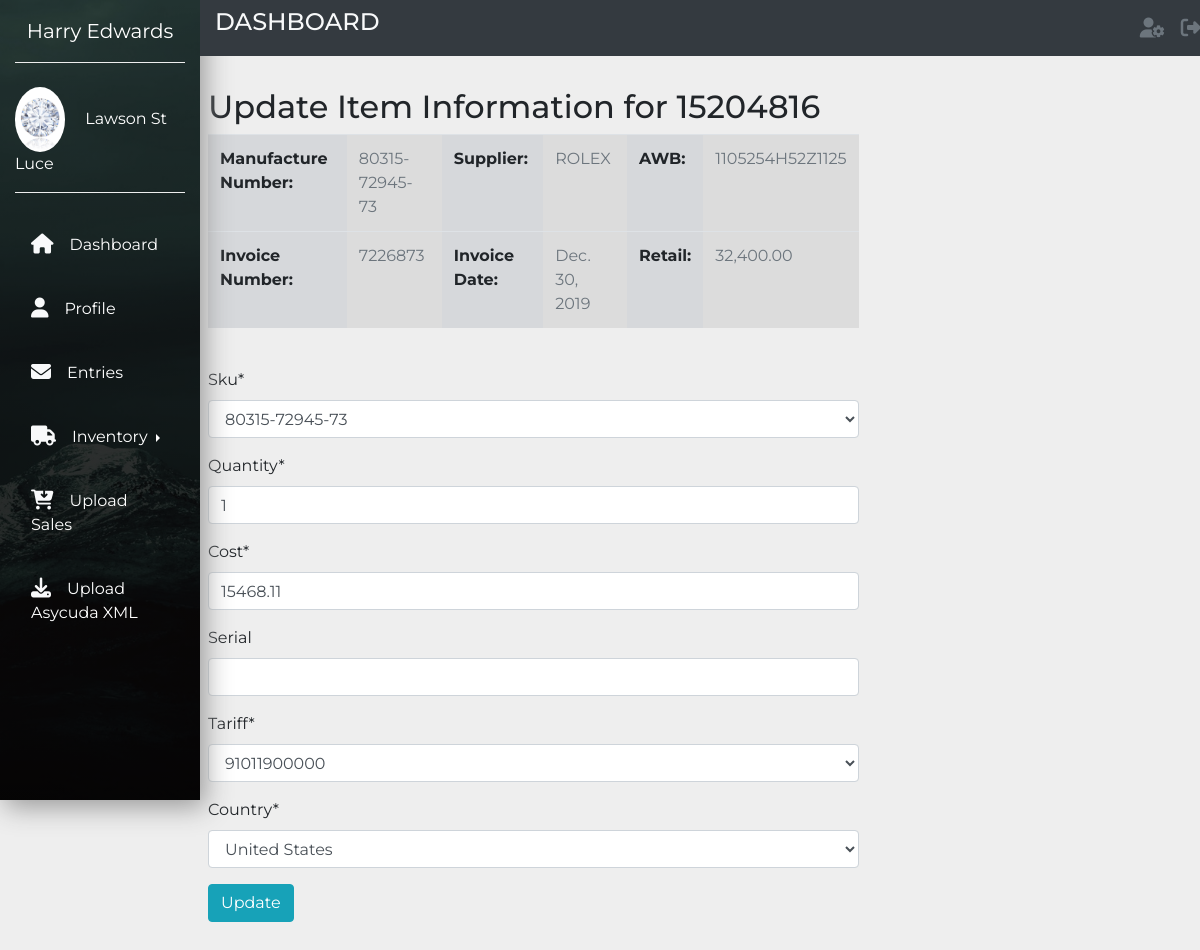
Page /inventory/entry/update_item/1 (signed in) on the committed database.
### account/models.py (models this page shows, shortened)
class Profile(models.Model):
    user = models.OneToOneField(settings.AUTH_USER_MODEL,
                                on_delete=models.CASCADE)
    nic = models.PositiveIntegerField(blank=True, null=True)
    paye = models.CharField(max_length=4, blank=True, null=True)
    birth_date = models.DateField(blank=True, null=True)
    date_hired = models.DateField(blank=True, null=True)
    photo = models.ImageField(upload_to=get_directory_path, blank=True)

### inventory/models.py (models this page shows, shortened)
class Inventory(models.Model):
    entry = models.ForeignKey(Entry,
                               related_name='Entries',
                               on_delete=models.CASCADE)
    sku = models.ForeignKey(Catalogue,
                            related_name='inventories',
                            on_delete=models.CASCADE)
    internalsku = models.CharField(max_length=10)
    cost = models.DecimalField(max_digits=10, decimal_places=2,\
                              validators=[MinValueValidator('0.01'),])
    cif = models.DecimalField(max_digits=10, decimal_places=2, blank=True, null=True)
    country = models.ForeignKey(Country, default=238,
                                on_delete=models.CASCADE)
    tariff = models.ForeignKey(Tariff,
                               related_name='inventories',
                               on_delete=models.CASCADE)
    quantity = models.SmallIntegerField(default=1)
    serial = models.CharField(max_length=50, blank=True, null=True)
    consignment = models.BooleanField(default=False)
    duty = models.DecimalField(max_digits=10, decimal_places=2, blank=True, null=True)
    approved = models.BooleanField(default=False)

class Catalogue(models.Model):
    sku = models.CharField(max_length=200)
    description = models.CharField(max_length=200)
    department = models.ForeignKey(Department,
                                   related_name='catalogues',
                                   on_delete=models.CASCADE)
    retail = models.DecimalField(max_digits=10, decimal_places=2)
    introduced = models.DateField(blank=True, null=True)
    active = models.BooleanField(default=True)
    supplier = models.ForeignKey(Supplier,
                                 related_name='catalogues',
                                 on_delete=models.CASCADE)
    class Meta:
        unique_together = ('sku', 'supplier')
        indexes = [
            models.Index(fields=['sku']),
            ]
    def __str__(self):
        return self.sku

class Supplier(models.Model):
    name = models.CharField(max_length=100, unique=True)
    code = models.CharField(max_length=3, unique=True)
    class Meta:
        ordering = ('name',)
    def __str__(self):
        return self.name

class Entry(models.Model):
    batch_ID = models.SmallIntegerField(unique=True)
    shipment_type = models.ForeignKey(ShipmentType,
                            related_name='shipment_types',
                            on_delete=models.CASCADE)
    LOCATION = (('GRE', 'GRENADA'), ('SLU', 'ST. LUCIA'))
    location = models.CharField(max_length=3, choices=LOCATION, default='SLU')
    warehousing = models.SmallIntegerField()
    invoice_number = models.CharField(max_length=150)
    cost = models.DecimalField(max_digits=10, decimal_places=2, default=0.00)
    cif = models.DecimalField(max_digits=10, decimal_places=2, default=0.00)
    supplier = models.ForeignKey(Supplier, on_delete=models.CASCADE)
    shipper = models.ForeignKey(Shipper, on_delete=models.CASCADE)
    awb = models.CharField(max_length=50, blank=True, null=True)
    invoice_date = models.DateField(blank=True, null=True)
    STATUS_CHOICE = (
        ('PEN', 'PENDING'),
        ('CUS', 'AWAITING CUSTOMS'),
        ('COM', 'COMPLETED')
    )
    status = models.CharField(max_length=3, choices=STATUS_CHOICE, default='PEN')
    serialized = models.BooleanField(default=True)
    weight = models.FloatField(blank=True, null=True, verbose_name="Weight in (KG)")
    items = models.PositiveIntegerField(blank=True, null=True)
    created_date = models.DateTimeField(db_index=True, default=datetime.datetime.now)
    entered_date = models.DateField(blank=True, null=True)
    cleared_date = models.DateField(blank=True, null=True)
    racked_date = models.DateField(blank=True, null=True)
    posted_date = models.DateField(blank=True, null=True)
    class Meta:
        ordering = ('batch_ID',)

### inventory/views.py (the view)
# urls.py: path('entry/update_item/<int:pk>', views.item_update_view,
@login_required
def item_update_view(request, pk):
    item_id = pk
    item = get_object_or_404(Inventory, id=item_id)
    sup_id = item.entry.supplier.id
    data = {'quantity': item.quantity, 'country': item.country,
            'tariff': item.tariff, 'cost': item.cost, 'sku':item.sku }
    form = ItemUpdateForm(sup_id, request.POST or None, initial=data)
    context ={'item': item, 'form':form}
    if request.method == 'POST':
        try:
            item.cost = request.POST['cost']
            item.quantity = request.POST['quantity']
            item.tariff = get_object_or_404(Tariff, id=request.POST['tariff'])
            item.country = get_object_or_404(Country, id=request.POST['country'])
            item.serial = request.POST['serial']
        except:
            messages.error(request, 'Please check your form inputs.')
        if int(item.quantity) > 0:
            if type(item.cost)==float or int:
                item.save()
                return redirect("add_inventory", pk=item.entry.batch_ID)
            else:
                messages.error(request,\
                    'The information entered is not valid \
                    please review.')
        else:
            messages.error(request,\
                'The quantity entered must be greater than 1')
    else:
        form = ItemUpdateForm
    return render(request, 'inventory/entry/inventory_update_form.html', context)

### inventory/forms.py
class ItemUpdateForm(forms.ModelForm):
    class Meta:
        model = Inventory
        fields = ['sku', 'quantity','cost','serial', 'tariff', 'country']
    def __init__(self, sup_id, *args, **kwargs):
        super(ItemUpdateForm, self).__init__(*args, **kwargs)
        self.fields['sku'].queryset = Catalogue.objects.filter(supplier=sup_id)

### inventory/models.py (called while the page is built)
    def __str__(self):
        return self.name

    def __str__(self):
        return self.code

### inventory/templates/inventory/entry/inventory_update_form.html (shortened to what this page needs)
{% extends "base.html" %}
{% load crispy_forms_tags %}
{% load humanize %}
{% block content %}
<div class="row pt-md-5 mt-md-3 mb-5">
    <div class="col-xl-8 col-sm-3 p-2">
<h2>Update Item Information for {{item.internalsku}}</h2>
<table class="table">
    <tr>
        <td class="table-secondary font-weight-bolder">Manufacture Number:</td>
        <td class="table-active text-muted">{{item.sku}}</td>
        <td class="table-secondary font-weight-bolder">Supplier:</td>
        <td class="table-active text-muted">{{item.sku.supplier}}</td>
        <td class="table-secondary font-weight-bolder">AWB:</td>
        <td class="table-active text-muted">{{item.entry.awb}}</td>
    </tr>
    <tr>
        <td class="table-secondary font-weight-bolder">Invoice Number:</td>
        <td class="table-active text-muted">{{item.entry.invoice_number}}</td>
        <td class="table-secondary font-weight-bolder">Invoice Date:</td>
        <td class="table-active text-muted">{{item.entry.invoice_date}}</td>
        <td class="table-secondary font-weight-bolder">Retail:</td>
        <td class="table-active text-muted">{{item.sku.retail| floatformat:"2"|intcomma}}</td>
    </tr>
</table>
<br>
<form method="post">
  <table>
    {{form|crispy}}
  </table>
  <input class="btn btn-info"type="submit"value="Update">
  <br>
</form>
</div>
</div>
{% endblock %}

### inventory/templates/base.html (shortened to what this page needs)
{% load static %}
<!DOCTYPE html>
<html lang="en">
<head>
    <link rel="stylesheet" href="https://maxcdn.bootstrapcdn.com/bootstrap/4.4.1/css/bootstrap.min.css">
    <link href="{% static "css/base.css" %}" rel="stylesheet">
</head>
<body>
    {% if request.user.is_authenticated %}
    <nav class="navbar navbar-expand-md navbar-light">
        <div class="collapse navbar-collapse" id="myNavbar">
          <div class="container-fluid">
            <div class="row">
              <div class="col-xl-2 col-lg-3 col-md-4 sidebar fixed-top">
                <a href="#" class="navbar-brand text-white d-block mx-auto text-center py-3 mb-4 bottom-border">Harry Edwards</a>
                <div class="bottom-border pb-3">
                  <img src="{% if user.profile.photo %}{{user.profile.photo.url}}{% else %}{%static "media/users/no-profile-picture-icon.jpg" %}{% endif %}" width="50" class="rounded-circle mr-3">
                  <a href="#" class="text-white">{{ request.user.first_name }} {{ request.user.last_name }}</a>
                </div>
                <ul class="navbar-nav flex-column mt-4">
                  <li class="nav-item"><a href="{% url "dashboard" %}" class="nav-link text-white p-3 mb-2 current"><i class="fas fa-home text-light fa-lg mr-3"></i>Dashboard</a></li>
                  <li class="nav-item"><a href="{% url "edit" %}" class="nav-link text-white p-3 mb-2 sidebar-link"><i class="fas fa-user text-light fa-lg mr-3"></i>Profile</a></li>
                  <li class="nav-item"><a href="{% url "entry_list" %}" class="nav-link text-white p-3 mb-2 sidebar-link"><i class="fas fa-envelope text-light fa-lg mr-3"></i>Entries</a></li>
                  <li class="nav-item">
                  <div class="btn-group dropright">
                    <a class="dropdown-toggle nav-link text-white p-3 mb-2 sidebar-link" data-toggle="dropdown" aria-haspopup="false" aria-expanded="true">
                      <i class="fas fa-truck text-light fa-lg mr-3"></i>Inventory
                    </a>
                    </div>
                  </li>
                  <li class="nav-item"><a href="{% url "upload_sales" %}" class="nav-link text-white p-3 mb-2 sidebar-link"><i class="fas fa-cart-arrow-down text-light fa-lg mr-3"></i>Upload Sales</a></li>
                  <li class="nav-item"><a href="{% url "asycuda_file_upload" %}" class="nav-link text-white p-3 mb-2 sidebar-link"><i class="fas fa-download text-light fa-lg mr-3"></i>Upload Asycuda XML</a></li>
                </ul>
              </div>
              <div class="col-xl-10 col-lg-9 col-md-8 ml-auto bg-dark fixed-top py-2 top-navbar">
                <div class="row align-items-right">
                  <div class="col-md-4">
                    <h4 class="text-light text-uppercase mb-0">Dashboard</h4>
                  </div>
                  <div class="col-md-7">
                  </div>
                  <div class="col-md-1 right">
                    <ul class="navbar-nav">
                      <li class="nav-item icon-parent"><a href="#" class="nav-link icon-bullet"><i class="fas fa-user-cog text-muted fa-lg"></i></a></li>
                      <li class="nav-item ml-md-auto"><a href="{% url "logout" %}" class="nav-link"><i class="fas fa-sign-out-alt text-muted fa-lg"></i></a></li>
                    </ul>
                  </div>
                </div>
              </div>
            </div>
          </div>
        </div>
      </nav>
      {% endif %}
    <div id="content">
        <section>
            <div class="container-fluid">
              <div class="row">
                <div class="col-xl-10 col-lg-9 col-md-8 ml-auto">
                        {% block content %}
                        {% endblock %}
                    </div>
                   </div>
                  </div>
                </div>
</body>
</html>

### inventory/static/css/base.css (style rules this page uses)
body { font-family: 'Montserrat', sans-serif; background-color: #eee; }
.sidebar { height: 100vh; background: linear-gradient(rgba(0, 0, 0, .7), rgba(0, 0, 0, .9)), url(media/images/img1.jpeg); background-position: center; background-repeat: no-repeat; background-size: cover; box-shadow: 5px 7px 25px #999; }
.bottom-border { border-bottom: 1px groove #eee; }
.sidebar-link { transition: all .4s; }

### rows in the picture
Inventory: internalsku "15204816", sku "80315-72945-73", sku.supplier "ROLEX", entry.awb "1105254H52Z1125", entry.invoice_number "7226873", entry.invoice_date "Dec. 30, 2019", sku.retail "32,400.00"
Catalogue: sku "80315-72945-73"

### other values in the picture
{{ request.user.first_name }} "Lawson"
{{ request.user.last_name }} "St Luce"
